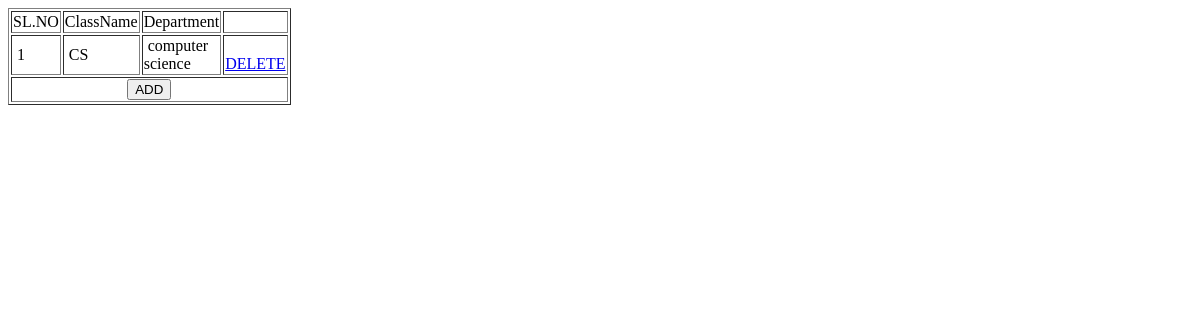
The app's page /manage_class, older data.
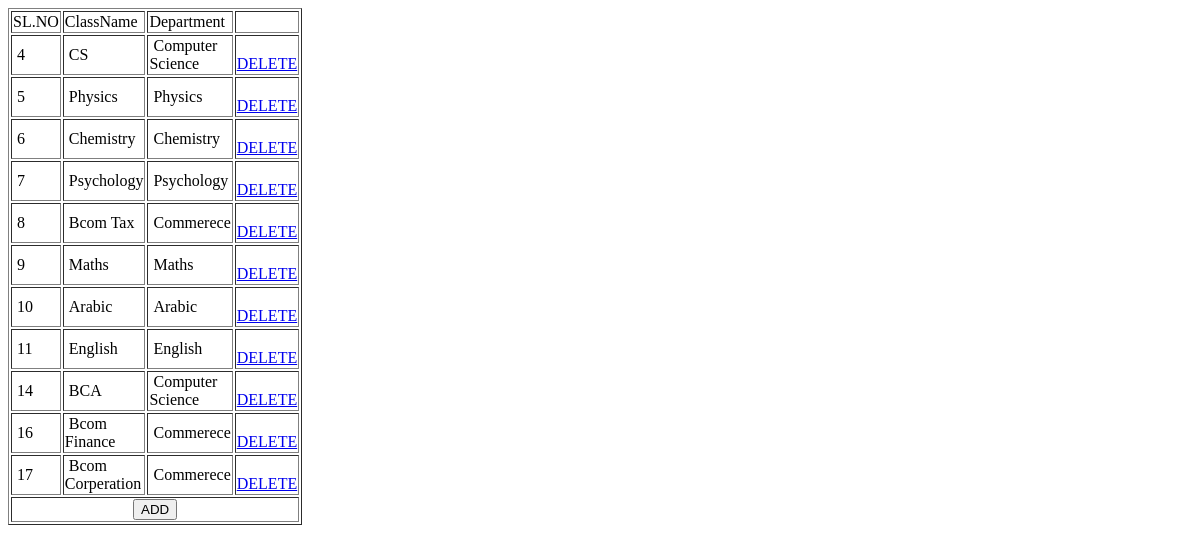
The same page, newer data.
### mobilesilentapp/models.py (models this page shows)
class ClassTable(models.Model):
    ClassName = models.CharField(max_length=30, blank=True, null=True)
    department = models.ForeignKey(DepartmentTable, on_delete=models.CASCADE)
    sem = models.CharField(max_length=30, blank=True, null=True)
    created_at = models.DateField(auto_now_add=True)

class DepartmentTable(models.Model):
    department=models.CharField(max_length=30,null=True,blank=True)

### mobilesilentapp/views.py (the view)
# urls.py: path("manage_class",manage_class.as_view(), name="manage_class"),
class manage_class(View):
    def get(self,request):
        obj = ClassTable.objects.all()
        return render(request, "administration/manage_class.html", {'obj': obj})

### templates/administration/manage_class.html
    {% block body %}
    <form id="form1" name="form1" method="get" action="{% url 'add_class' %}#about">
      <table width="200" border="1" class="table table-dark table-hover">
        <tr>
          <td>SL.NO</td>
          <td>ClassName</td>
          <td>Department</td>
          <td>&nbsp;</td>
        </tr>
          {% for i in obj %}
        <tr>
          <td>&nbsp;{{ i.id }}</td>
          <td>&nbsp;{{ i.ClassName }}</td>
          <td>&nbsp;{{ i.department.department }}</td>
          <td>&nbsp;
          <a href="{% url 'delete_class' class_id=i.id %}#about">DELETE</a></td>
        </tr>
          {% endfor %}
        <tr>
          <td colspan="5"><div align="center">
            <input type="submit" name="Submit" value="ADD" />
          </div></td>
        </tr>
      </table>
    </form>
    {% endblock %}

Row changes from the older to the newer data that the page shows:
removed ClassTable: id "1", ClassName "CS", department.department "computer science"
added ClassTable: id "4", ClassName "CS", department.department "Computer Science"
added ClassTable: id "5", ClassName "Physics", department.department "Physics"
added ClassTable: id "6", ClassName "Chemistry", department.department "Chemistry"
added ClassTable: id "7", ClassName "Psychology", department.department "Psychology"
added ClassTable: id "8", ClassName "Bcom Tax", department.department "Commerece"
added ClassTable: id "9", ClassName "Maths", department.department "Maths"
added ClassTable: id "10", ClassName "Arabic", department.department "Arabic"
added ClassTable: id "11", ClassName "English", department.department "English"
added ClassTable: id "14", ClassName "BCA", department.department "Computer Science"
added ClassTable: id "16", ClassName "Bcom Finance", department.department "Commerece"
added ClassTable: id "17", ClassName "Bcom Corperation", department.department "Commerece"
